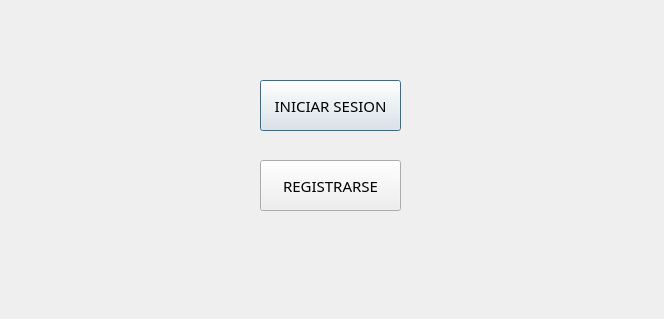
<?xml version="1.0" encoding="UTF-8"?>
<ui version="4.0">
 <class>Menu</class>
 <widget class="QDialog" name="Menu">
  <property name="geometry">
   <rect>
    <x>0</x>
    <y>0</y>
    <width>664</width>
    <height>319</height>
   </rect>
  </property>
  <property name="font">
   <font>
    <family>Mistral</family>
   </font>
  </property>
  <property name="windowTitle">
   <string>Dialog</string>
  </property>
  <widget class="QPushButton" name="pushButton">
   <property name="geometry">
    <rect>
     <x>260</x>
     <y>80</y>
     <width>141</width>
     <height>51</height>
    </rect>
   </property>
   <property name="font">
    <font>
     <family>Impact</family>
     <pointsize>11</pointsize>
    </font>
   </property>
   <property name="text">
    <string>INICIAR SESION</string>
   </property>
  </widget>
  <widget class="QPushButton" name="pushButton_2">
   <property name="geometry">
    <rect>
     <x>260</x>
     <y>160</y>
     <width>141</width>
     <height>51</height>
    </rect>
   </property>
   <property name="font">
    <font>
     <family>Impact</family>
     <pointsize>11</pointsize>
    </font>
   </property>
   <property name="text">
    <string>REGISTRARSE</string>
   </property>
  </widget>
 </widget>
 <resources/>
 <connections/>
</ui>
